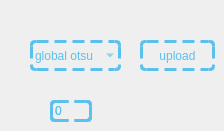
    <widget class="QWidget" name="tab_9">
     <attribute name="title">
      <string>Page</string>
     </attribute>
     <widget class="QComboBox" name="threshold">
      <property name="geometry">
       <rect>
        <x>30</x>
        <y>40</y>
        <width>91</width>
        <height>31</height>
       </rect>
      </property>
      <property name="styleSheet">
       <string notr="true">border-radius:5%;
	border:3px dashed #5ac1ee;
	background-color:transparent;
	color:#5ac1ee;</string>
      </property>
      <item>
       <property name="text">
        <string>global otsu</string>
       </property>
      </item>
      <item>
       <property name="text">
        <string>local otsu</string>
       </property>
      </item>
      <item>
       <property name="text">
        <string>local Itterative</string>
       </property>
      </item>
      <item>
       <property name="text">
        <string>global Itterative</string>
       </property>
      </item>
      <item>
       <property name="text">
        <string>Spectral</string>
       </property>
      </item>
     </widget>
     <widget class="QPushButton" name="upload_threshold">
      <property name="geometry">
       <rect>
        <x>140</x>
        <y>40</y>
        <width>75</width>
        <height>31</height>
       </rect>
      </property>
      <property name="styleSheet">
       <string notr="true">border-radius:5%;
	border:3px dashed #5ac1ee;
	background-color:transparent;
	color:#5ac1ee;</string>
      </property>
      <property name="text">
       <string>upload</string>
      </property>
     </widget>
     <widget class="QSpinBox" name="itterative_local">
      <property name="geometry">
       <rect>
        <x>50</x>
        <y>100</y>
        <width>42</width>
        <height>22</height>
       </rect>
      </property>
      <property name="styleSheet">
       <string notr="true">border-radius:5%;
	border:3px dashed #5ac1ee;
	background-color:transparent;
	color:#5ac1ee;</string>
      </property>
     </widget>
     <widget class="QSpinBox" name="otsu">
      <property name="geometry">
       <rect>
        <x>50</x>
        <y>100</y>
        <width>42</width>
        <height>22</height>
       </rect>
      </property>
      <property name="styleSheet">
       <string notr="true">border-radius:5%;
	border:3px dashed #5ac1ee;
	background-color:transparent;
	color:#5ac1ee;</string>
      </property>
     </widget>
    </widget>
